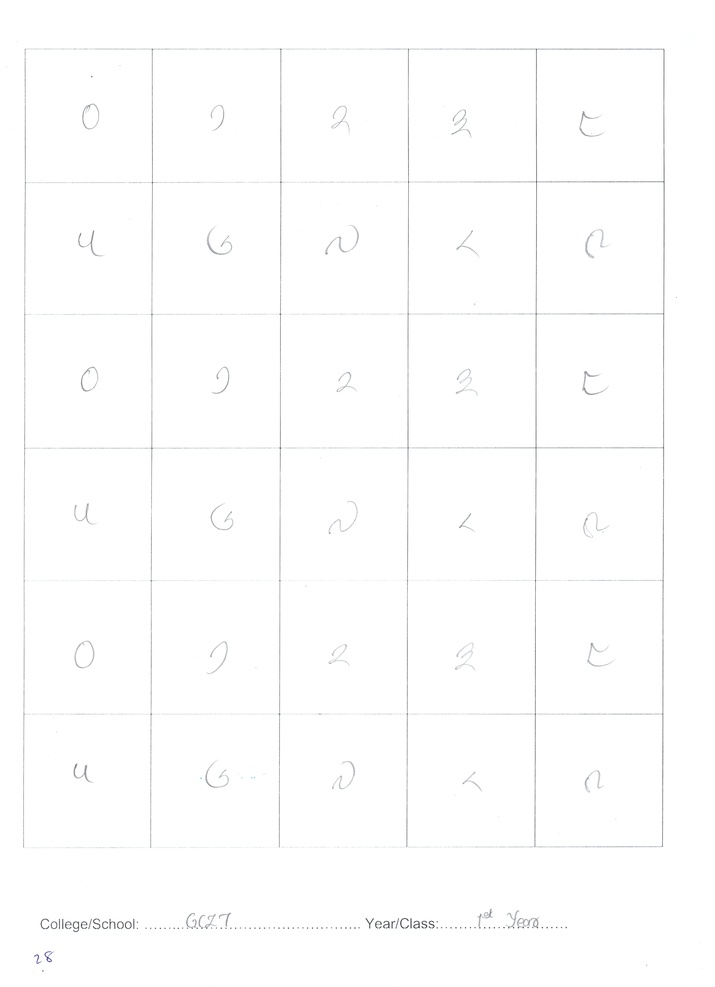
#> input picture Project/Dataset/Sheet_1.jpg, 715 x 987 px, shrunk from 4980 x 6870 before the run
$ python automatic_cropping.py --image Dataset/Sheet_1.jpg
#> lines starting #> are read from the running program, lines starting #| are printed output that depends on the picture; after the words box and inside, x2 and y2 are one past the last pixel; in counts of white or black regions, pixels touching at a corner belong together
"""
Project: How to automatically crop the digit using OpenCV
Author: Yonten Jamtsho
Date Created: September 3, 2021
Description: This project will automatocally crop the object in the image based on the area
# of the contours
"""

# import libraries
import cv2 as cv
from time import time
import argparse as ap
from time import time

Folder_name = "Cropped/"

# Construct the argument parser
arg = ap.ArgumentParser()
arg.add_argument('-i', '--image', required = True, help="Path to the image")
args = vars(arg.parse_args())

# Read the image
img = cv.imread(args['image'])
#> img is the input picture: shape (987, 715, 3); mean B, G, R 253.7, 253.6, 253.6

# Convert the grayscale image to binary
gray = cv.cvtColor(img, cv.COLOR_BGR2GRAY)

# apply basic thresholding -- the first parameter is the image
# we want to threshold, the second value is is our threshold
# check; if a pixel value is greater than our threshold (in this
# case, 230), we set it to be *black, otherwise it is *white*
ret, thresh = cv.threshold(gray, 230, 255, cv.THRESH_BINARY)
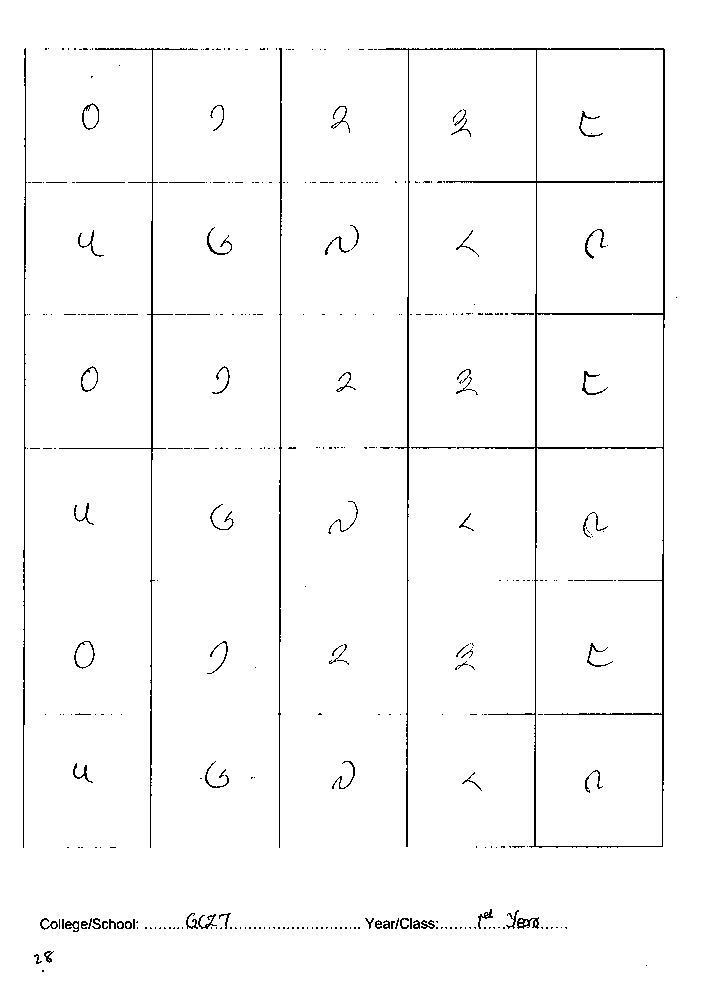
#> thresh: shape (987, 715); 98% white; black in thin lines or dots, all inside (x1, y1, x2, y2) = (23, 48, 677, 972)

# Find the contours on the thresholded binary image, and store them in a list
# Contours are drawn around white blobs.
# hierarchy variable contains info on the relationship between the contours
contours, hierarchy = cv.findContours(thresh, cv.RETR_TREE, cv.CHAIN_APPROX_SIMPLE)
#> contours = 563 contours, 449 with area under 20; largest, box (x1, y1, x2, y2) and area: (0, 0, 715, 987) 704004, (443, 47, 666, 849) 104916, (536, 448, 663, 846) 49134, (537, 314, 663, 447) 16380, (537, 50, 663, 181) 16250

# Draw a bounding box around the first contour
# x is the starting x coordinate of the bounding box
# y is the starting y coordinate of the bounding box
# w is the width of the bounding box
# h is the height of the bounding box
for c in contours:
	t = time()
	area = cv.contourArea(c)
	# Filter out unwanted contours
	if area > 0:
	# if area > 10000:
		# print(area)
		(x, y, w, h) = cv.boundingRect(c)
		if x > 50 and y > 50 and w > 50 and h > 50:
			# Here, 50 is added/subtracted so that we have a some space between object and edge of the image
			startX = x - 20
			startY = y - 20
			endX = x + w + 20
			endY = y + h + 20

			crop_img = img.copy()[startY:endY, startX:endX]
			# cv.rectangle(img,(x - 50, y - 50), (x + w + 50, y + h + 50), (255, 255, 255), 1)
			cv.imwrite(Folder_name + str(t) + ".jpg", crop_img)
#> this loop made 563 passes
#> (c, area, x, y, w, h) on pass 1: ([[0, 0], [0, 986], [714, 986], [714, 0]], 704004, 0, 0, 715, 987)
#> (area, x, y, w, h) on passes 4, 6, 71, 73, 75, 77: (45.5, 33, 953, 10, 12), (75.5, 43, 950, 11, 14), (30.5, 390, 920, 6, 10), (61.5, 124, 920, 9, 10), (60.5, 116, 920, 9, 10), (43.5, 101, 920, 8, 10)

# [4 lines of commented-out code are left out]

$ run again, on Project/Dataset/Sheet_3.jpg
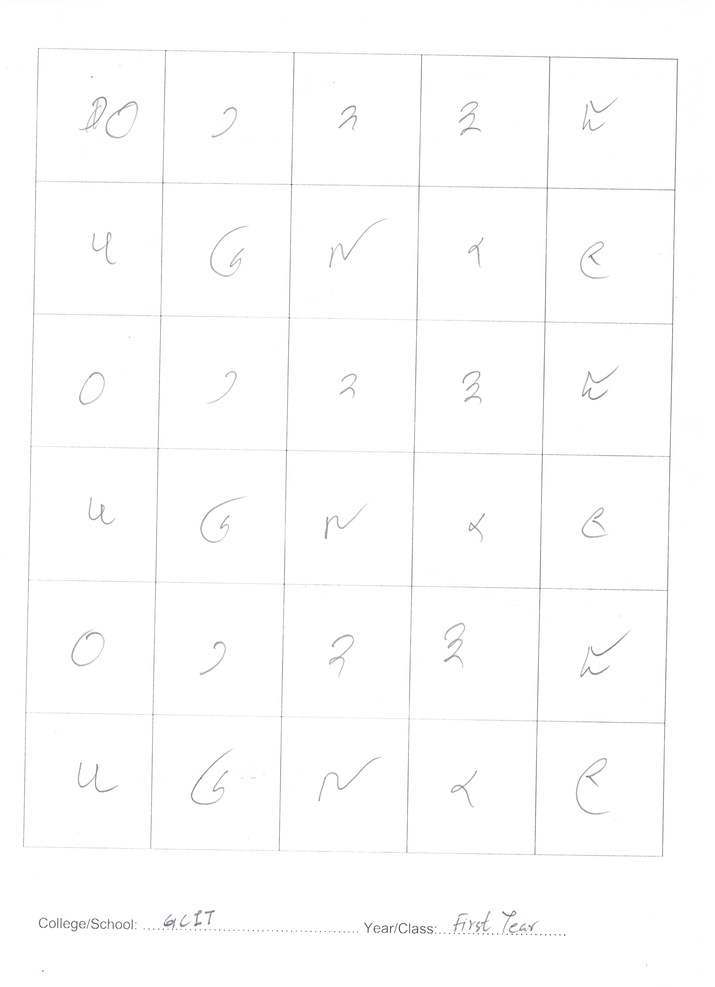
#> input picture Project/Dataset/Sheet_3.jpg, 715 x 987 px, shrunk from 4980 x 6870 before the run
#> img is the input picture: shape (987, 715, 3); mean B, G, R 253.4, 253.4, 253.3
#> `ret, thresh = cv.threshold(gray, 230, 255, cv.THRESH_BINARY)`:
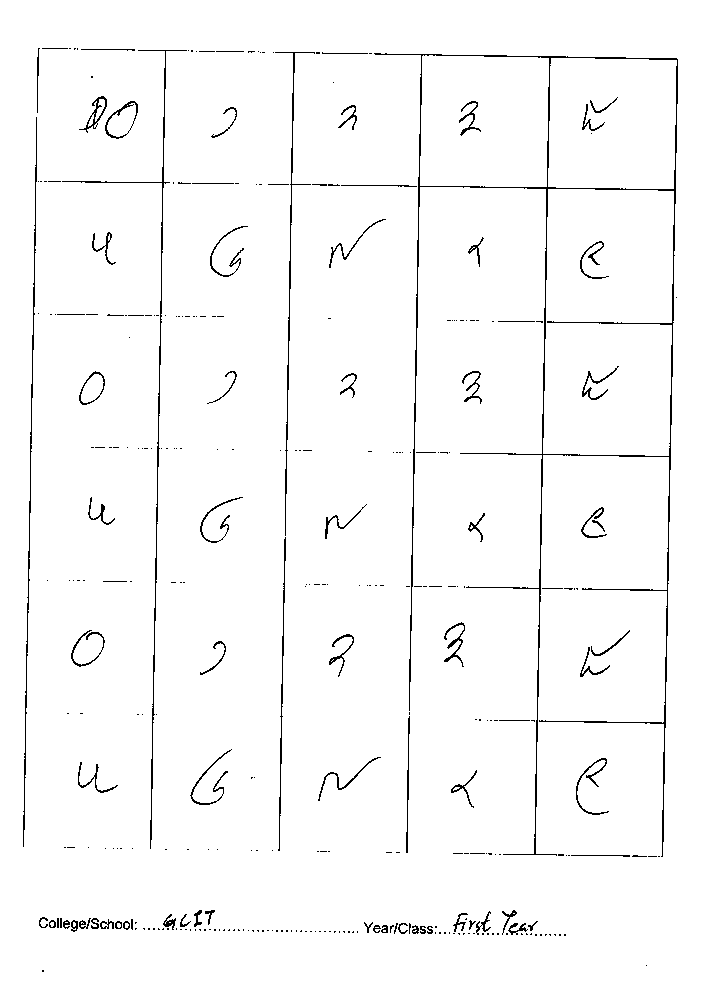
#> thresh: shape (987, 715); 97.7% white; black in thin lines or dots, all inside (x1, y1, x2, y2) = (23, 48, 678, 972)
#> contours = 412 contours, 293 with area under 20; largest, box (x1, y1, x2, y2) and area: (0, 0, 715, 987) 704004, (373, 52, 679, 858) 73543, (543, 189, 674, 456) 32766, (420, 55, 549, 187) 16218, (548, 58, 677, 189) 16066
#> the loop `for c in contours:` made 412 passes
#> (c, area, x, y, w, h) on pass 1: ([[0, 0], [0, 986], [714, 986], [714, 0]], 704004, 0, 0, 715, 987)

$ run again, on Project/Dataset/Sheet_4.jpg
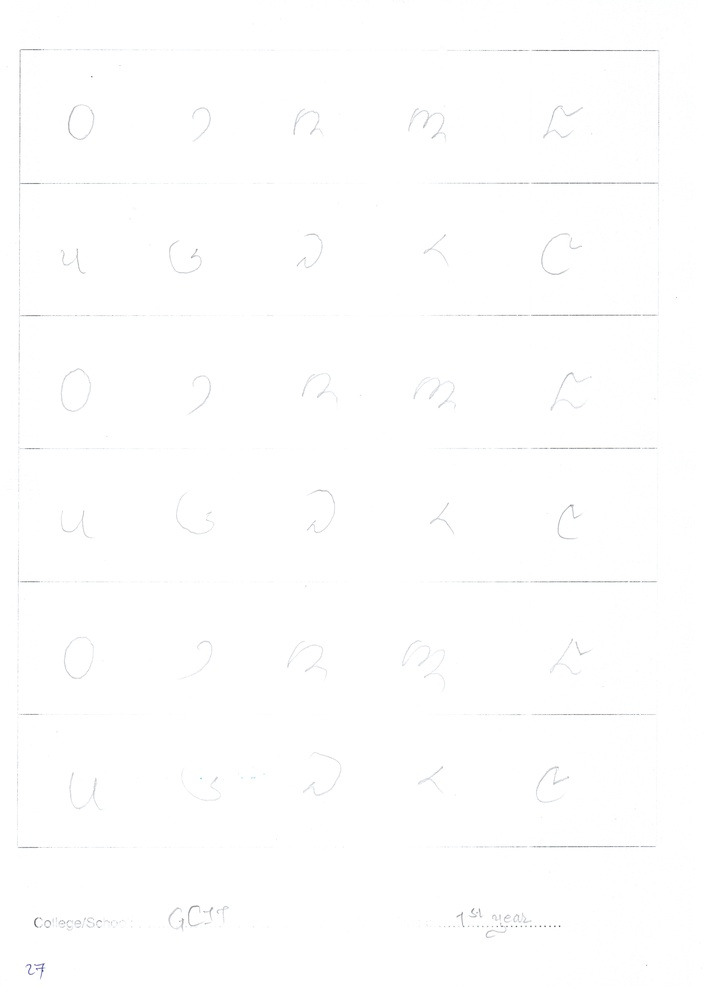
#> input picture Project/Dataset/Sheet_4.jpg, 715 x 987 px, shrunk from 4980 x 6870 before the run
#> img is the input picture: shape (987, 715, 3); mean B, G, R 254.4, 254.4, 254.4
#> `ret, thresh = cv.threshold(gray, 230, 255, cv.THRESH_BINARY)`:
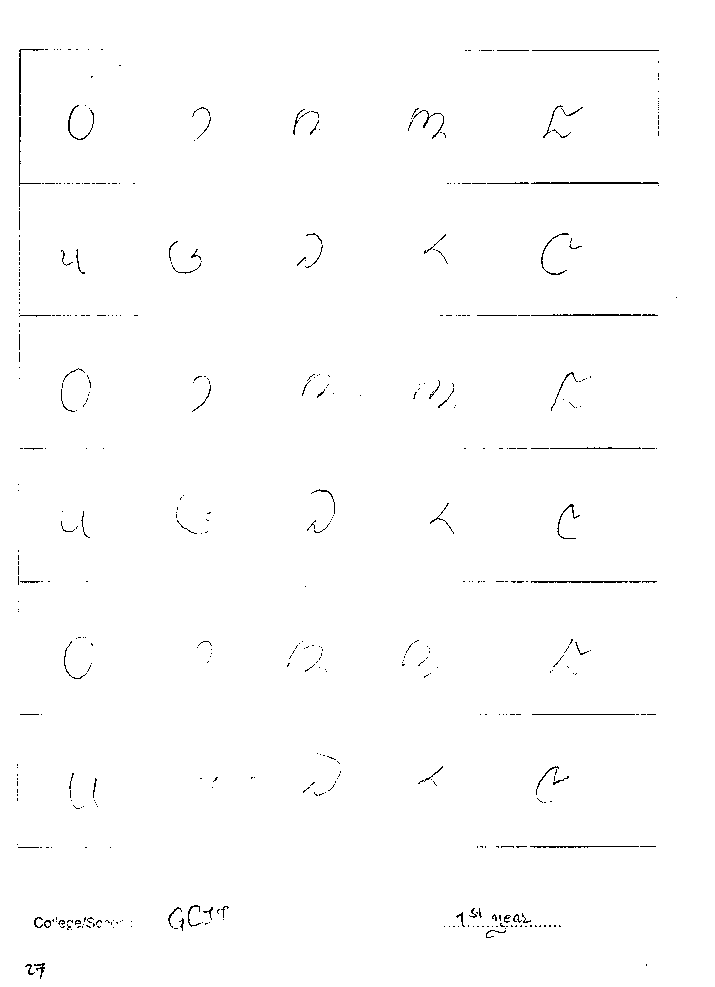
#> thresh: shape (987, 715); 99.2% white; black in thin lines or dots, all inside (x1, y1, x2, y2) = (17, 49, 677, 979)
#> contours = 834 contours, 728 with area under 20; largest, box (x1, y1, x2, y2) and area: (0, 0, 715, 987) 704004, (530, 181, 660, 185) 375, (530, 313, 642, 317) 294, (530, 580, 629, 584) 274, (531, 49, 660, 52) 254
#> the loop `for c in contours:` made 834 passes
#> (c, area, x, y, w, h) on pass 1: ([[0, 0], [0, 986], [714, 986], [714, 0]], 704004, 0, 0, 715, 987)

$ run again, on Project/Dataset/Sheet_5.jpg
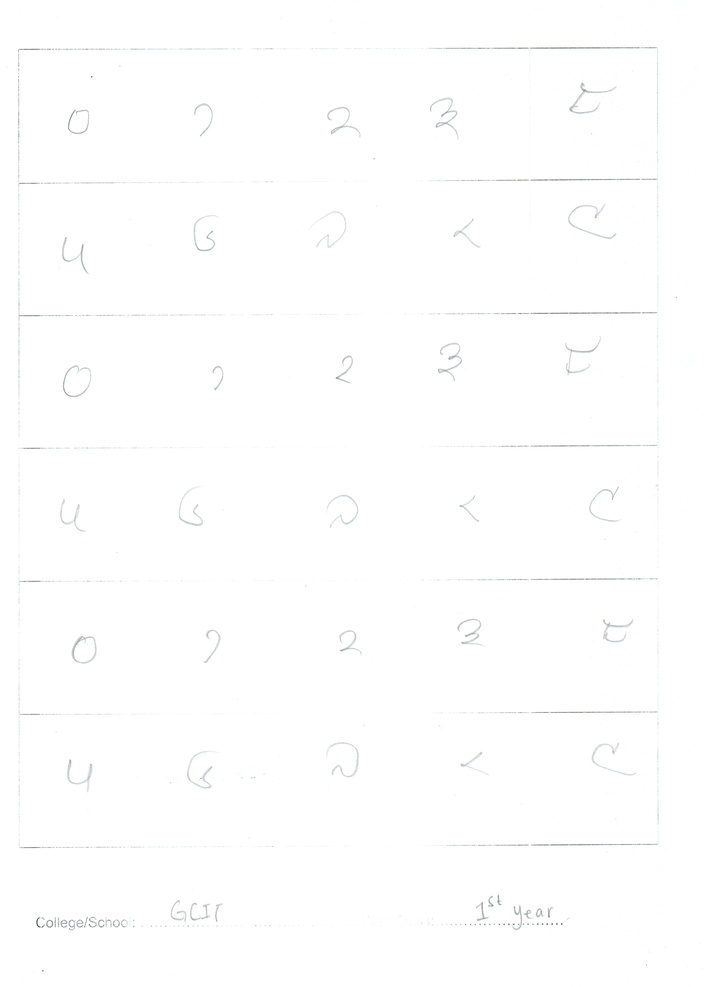
#> input picture Project/Dataset/Sheet_5.jpg, 715 x 987 px, shrunk from 4980 x 6870 before the run
#> img is the input picture: shape (987, 715, 3); mean B, G, R 254.3, 254.2, 254.2
#> `ret, thresh = cv.threshold(gray, 230, 255, cv.THRESH_BINARY)`:
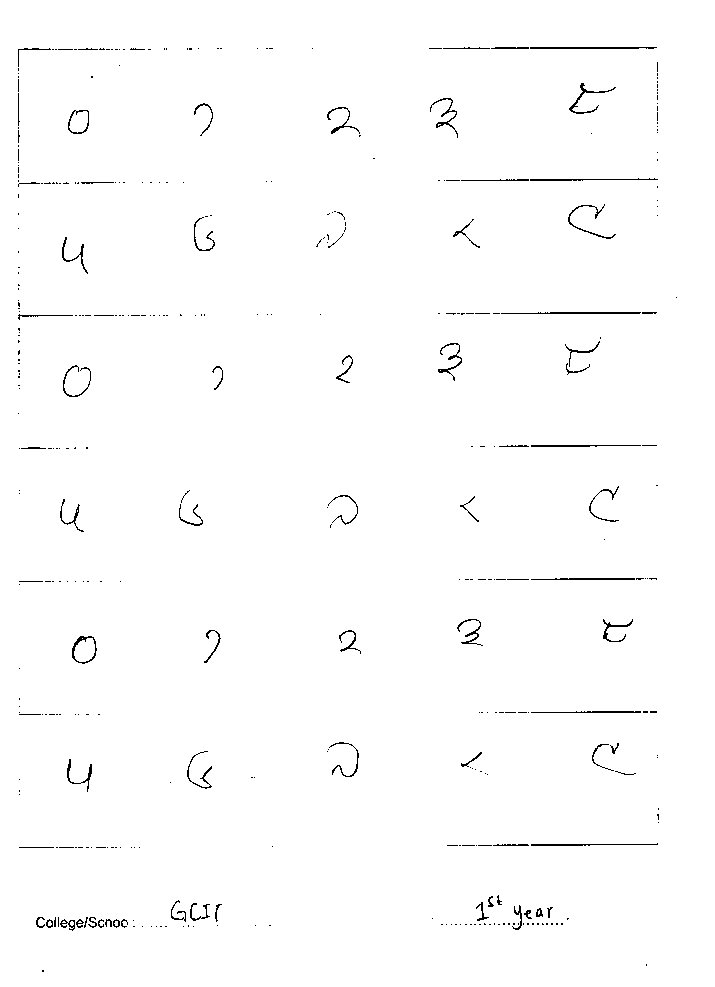
#> thresh: shape (987, 715); 98.9% white; black in thin lines or dots, all inside (x1, y1, x2, y2) = (18, 47, 677, 972)
#> contours = 525 contours, 394 with area under 20; largest, box (x1, y1, x2, y2) and area: (0, 0, 715, 987) 704004, (71, 635, 98, 665) 592, (500, 311, 642, 315) 374, (529, 46, 658, 50) 370, (74, 638, 95, 662) 354
#> the loop `for c in contours:` made 525 passes
#> (c, area, x, y, w, h) on pass 1: ([[0, 0], [0, 986], [714, 986], [714, 0]], 704004, 0, 0, 715, 987)
